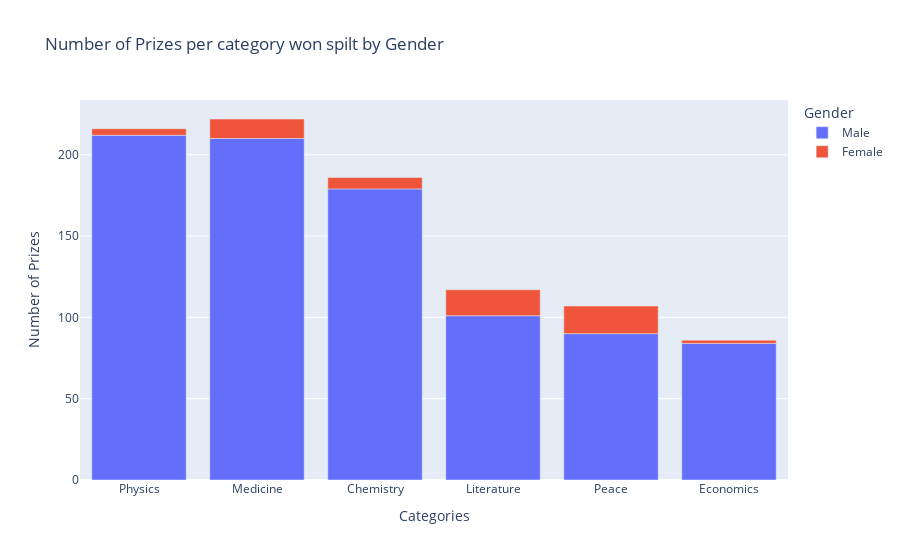

Source (notebook cell):
### Code cell
fig = px.bar(df_prize_by_gender,
             x=df_prize_by_gender['category'], y=df_prize_by_gender['prize'], color=df_prize_by_gender['sex'], title="Number of Prizes per category won spilt by Gender", labels={'prize': 'Number of Prizes', 'category': 'Categories', 'sex': 'Gender', }, 
             category_orders={"sex": ["Male", "Female"]})

fig.update_xaxes(categoryorder='max descending')

fig.show()

### Figure 1 — Plotly figure (JSON) as saved in the notebook; plotly's stock layout.template omitted (floating-point values rounded to 4 significant figures)
{"data": [{"alignmentgroup": "True", "hovertemplate": "Gender=Male<br>Categories=%{x}<br>Number of Prizes=%{y}<extra></extra>", "legendgroup": "Male", "marker": {"color": "#636efa", "pattern": {"shape": ""}}, "name": "Male", "offsetgroup": "Male", "orientation": "v", "showlegend": true, "textposition": "auto", "type": "bar", "x": ["Chemistry", "Economics", "Literature", "Medicine", "Peace", "Physics"], "xaxis": "x", "y": [179, 84, 101, 210, 90, 212], "yaxis": "y"}, {"alignmentgroup": "True", "hovertemplate": "Gender=Female<br>Categories=%{x}<br>Number of Prizes=%{y}<extra></extra>", "legendgroup": "Female", "marker": {"color": "#EF553B", "pattern": {"shape": ""}}, "name": "Female", "offsetgroup": "Female", "orientation": "v", "showlegend": true, "textposition": "auto", "type": "bar", "x": ["Chemistry", "Economics", "Literature", "Medicine", "Peace", "Physics"], "xaxis": "x", "y": [7, 2, 16, 12, 17, 4], "yaxis": "y"}], "layout": {"barmode": "relative", "legend": {"title": {"text": "Gender"}, "tracegroupgap": 0}, "title": {"text": "Number of Prizes per category won spilt by Gender"}, "xaxis": {"anchor": "y", "categoryorder": "max descending", "domain": [0, 1], "title": {"text": "Categories"}}, "yaxis": {"anchor": "x", "domain": [0, 1], "title": {"text": "Number of Prizes"}}}}
